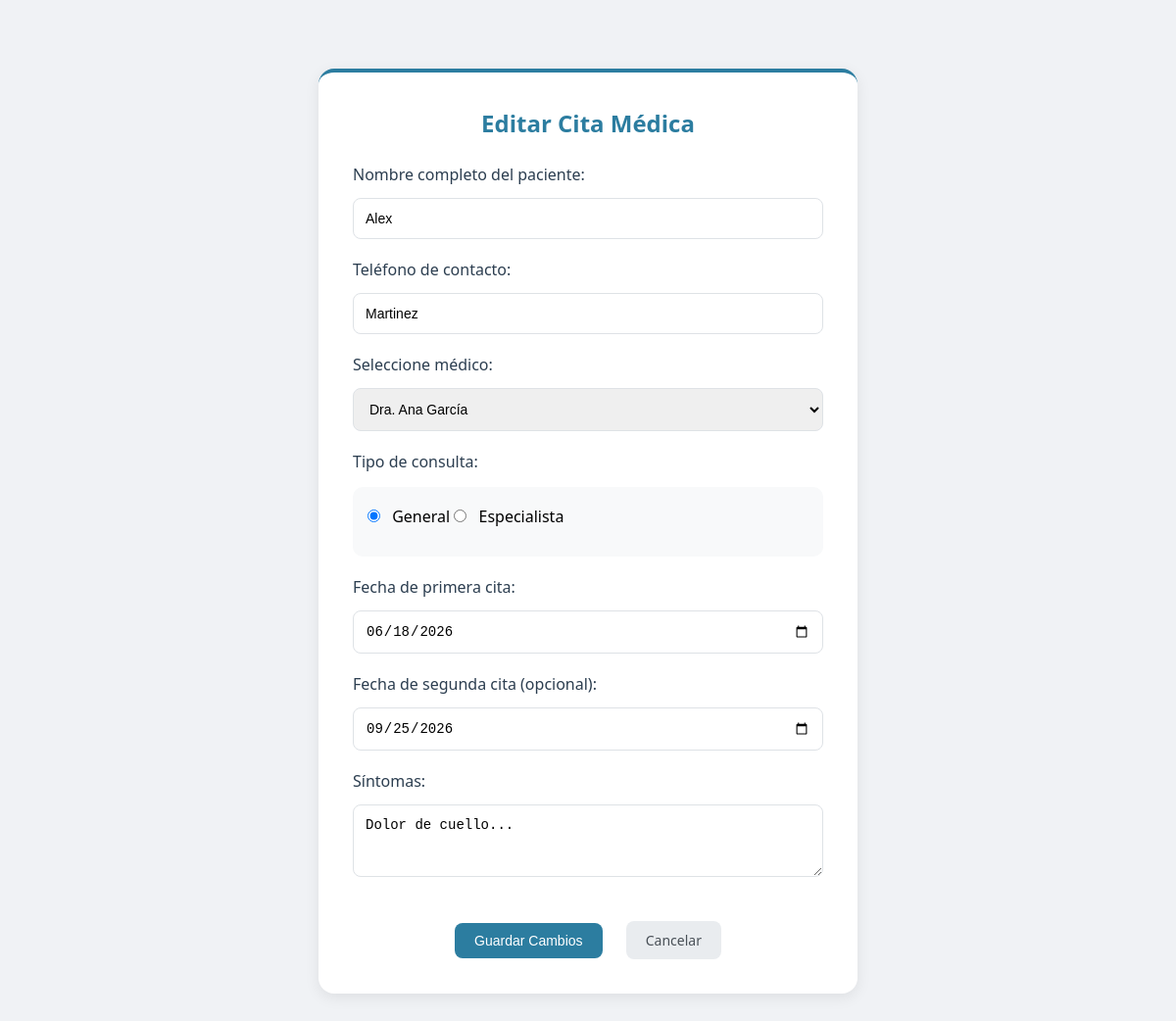
The page /edit_cita.php?id=7 (signed in) on the database as committed earlier.
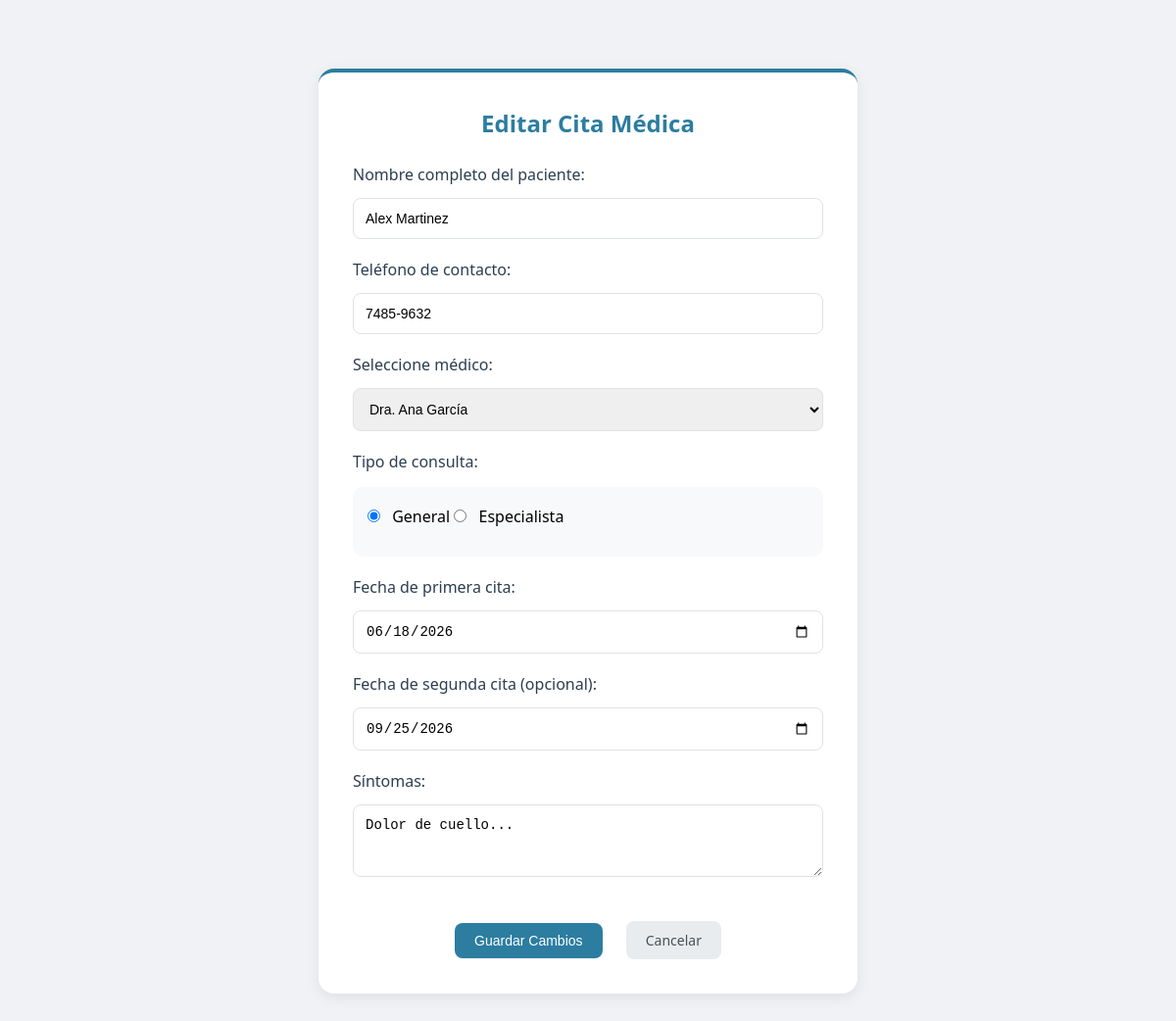
The same page on the database as committed later.
### tables this page shows
CREATE TABLE `citas_medicas` (
  `id` int(11) NOT NULL,
  `paciente_nombre` varchar(60) NOT NULL,
  `telefono` varchar(9) NOT NULL,
  `medico` varchar(50) NOT NULL,
  `tipo_consulta` varchar(20) NOT NULL,
  `fecha_cita` date NOT NULL,
  `fecha_segunda_cita` date DEFAULT NULL,
  `sintomas` text DEFAULT NULL,
  `fecha_registro` timestamp NOT NULL DEFAULT current_timestamp() ON UPDATE current_timestamp()
);

### edit_cita.php (the view, shortened to what this page needs)
<?php
require_once 'conexion.php';
$medicos = ['Dra. Ana García', 'Dr. José Rodríguez', 'Dra. Marta Sánchez', 'Dr. Luis Pérez'];
$id = $_GET['id'] ?? 0;
$stmt = $conexion->prepare("SELECT * FROM citas_medicas WHERE id = ?");
$stmt->bind_param("i", $id);
$stmt->execute();
$result = $stmt->get_result();
$cita = $result->fetch_assoc();
?>
<!DOCTYPE html>
<html lang="es">
<head>
    <link rel="stylesheet" href="style.css">
</head>
<body>
    <div class="container">
        <div class="form-box">
            <h2>Editar Cita Médica</h2>
            <form method="POST">
                <label>Nombre completo del paciente:</label>
                <input type="text" name="paciente_nombre" value="<?php echo htmlspecialchars($cita['paciente_nombre']); ?>" required>
                <label>Teléfono de contacto:</label>
                <input type="tel" name="telefono" value="<?php echo htmlspecialchars($cita['telefono']); ?>" required>
                <label>Seleccione médico:</label>
                <select name="medico" required>
                    <?php foreach($medicos as $med): ?>
                        <option value="<?php echo $med; ?>" <?php echo ($cita['medico'] == $med) ? 'selected' : ''; ?>><?php echo $med; ?></option>
                    <?php endforeach; ?>
                </select>
                <label>Tipo de consulta:</label>
                <div class="radio-group">
                    <input type="radio" name="tipo_consulta" value="General" <?php echo ($cita['tipo_consulta'] == 'General') ? 'checked' : ''; ?>> General
                    <input type="radio" name="tipo_consulta" value="Especialista" <?php echo ($cita['tipo_consulta'] == 'Especialista') ? 'checked' : ''; ?>> Especialista
                </div>
                <label>Fecha de primera cita:</label>
                <input type="date" name="fecha_cita" value="<?php echo $cita['fecha_cita']; ?>" required>
                <label>Fecha de segunda cita (opcional):</label>
                <input type="date" name="fecha_segunda_cita" value="<?php echo $cita['fecha_segunda_cita']; ?>">
                <label>Síntomas:</label>
                <textarea name="sintomas" rows="3"><?php echo htmlspecialchars($cita['sintomas']); ?></textarea>
                <div class="button-group">
                    <button type="submit" class="btn btn-primary">Guardar Cambios</button>
                    <a href="dashboard.php" class="btn btn-secondary">Cancelar</a>
                </div>
            </form>
        </div>
    </div>
</body>
</html>

Rows that differ between the two databases and show on the page:
changed citas_medicas "Dra. Ana García": paciente_nombre "Alex" → "Alex Martinez"; telefono "Martinez" → "7485-9632"
